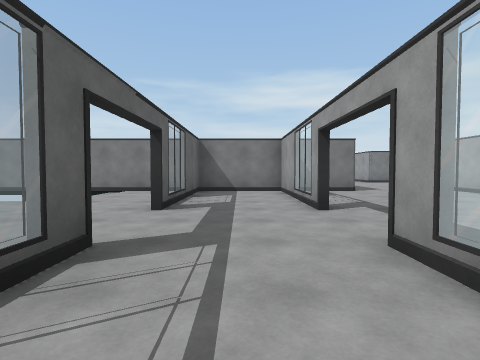
View 1 (above)

22 first-person views from a walk through a scene from a Unity 3-D project. The camera is 1.2 m above the floor, tilts 2° down and sees 80° across. The floor is counted in squares, 2 m on a side. Each view is taken from the middle of a square. On the plan, view 1 faces up. The plan holds only what a view shows up to about 9 squares ahead; the rest is blank. The place goes on beyond the plan. The player is left out. Door leaves are left out, so doorways stand open. Some surface patterns are stand-ins.

View 2
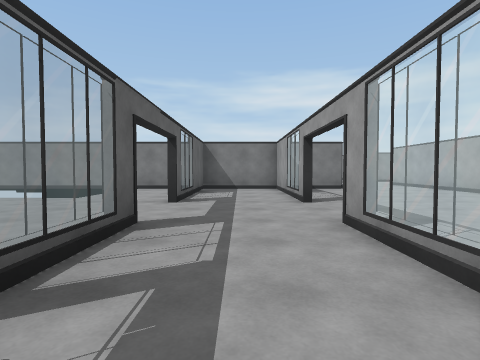

View 3
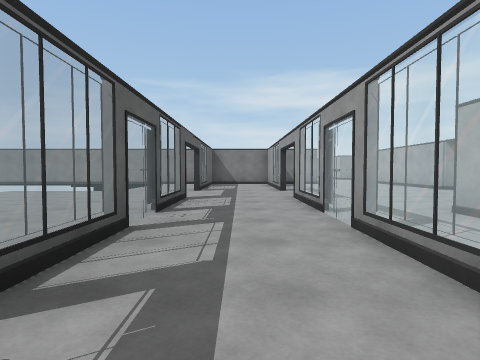

View 4
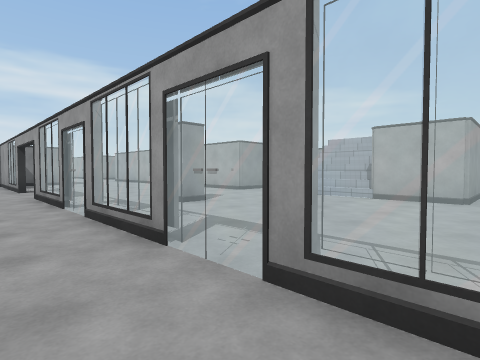

View 5
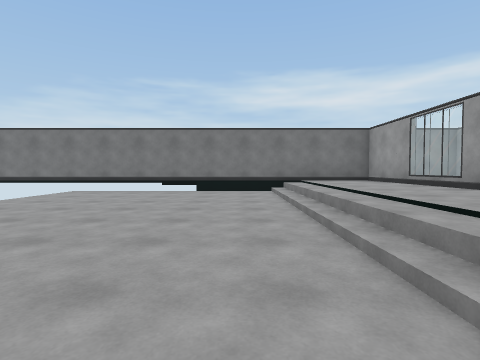

View 6
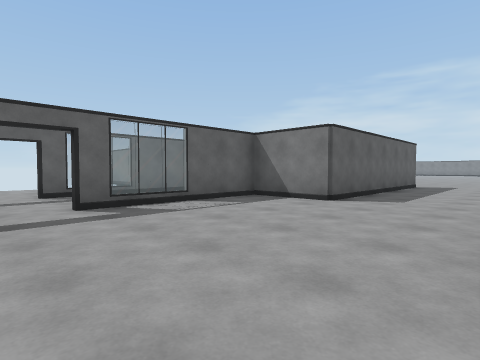

View 7
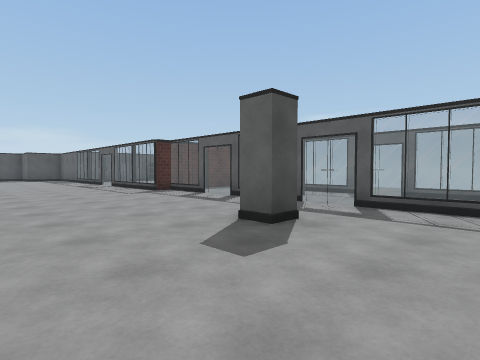

View 8
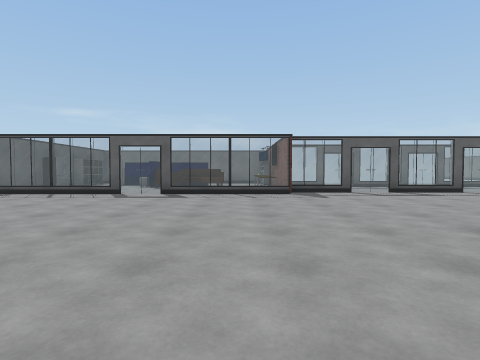

View 9
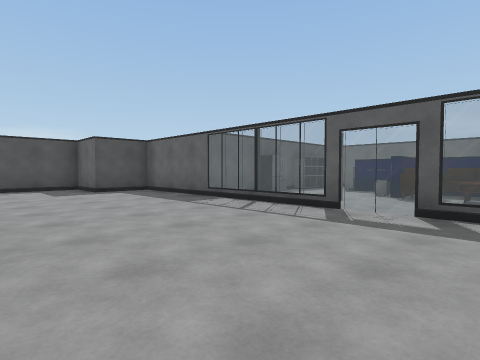

View 10
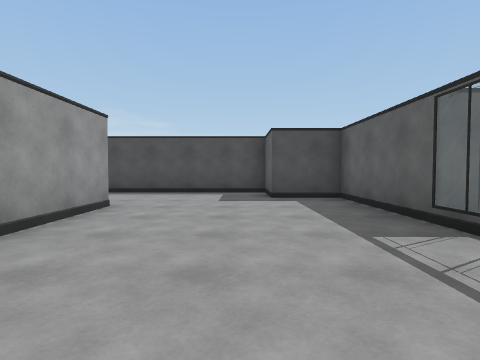

View 11
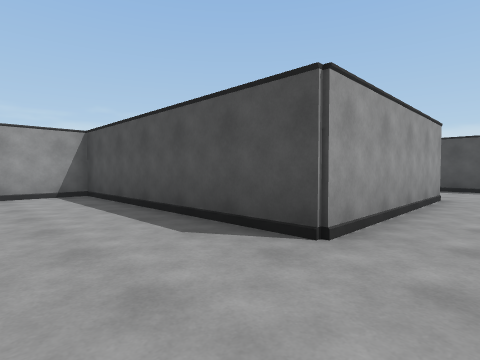

View 12
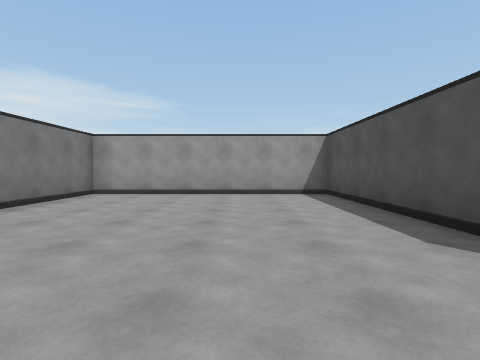

View 13
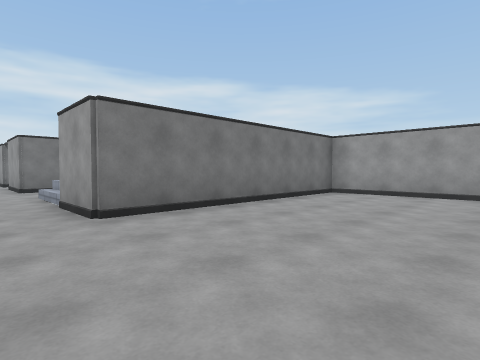

View 14
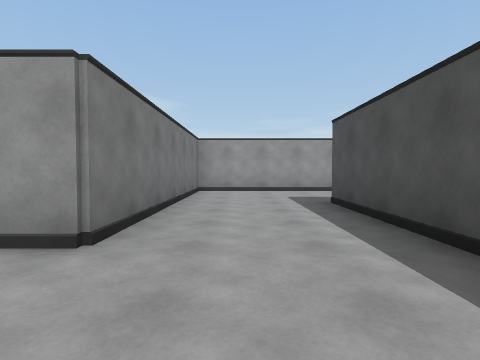

View 15
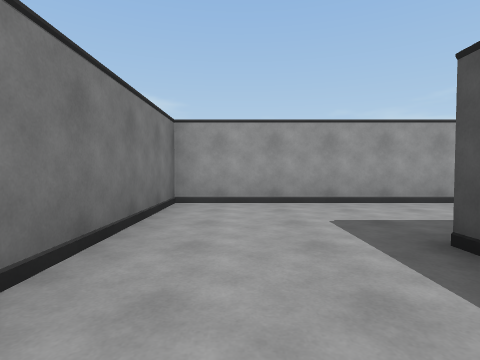

View 16
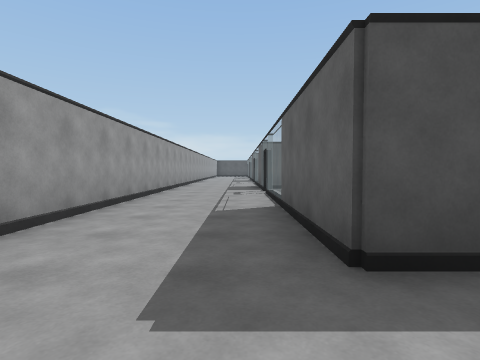

View 17
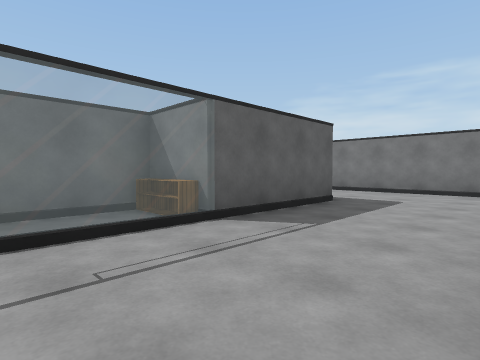

View 18
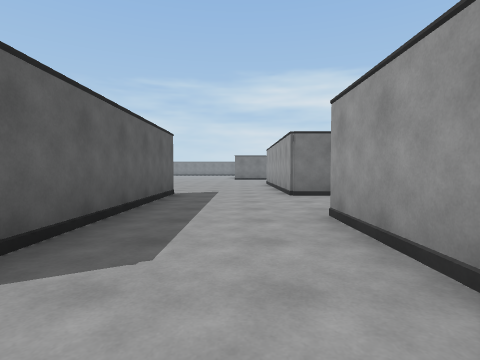

View 19
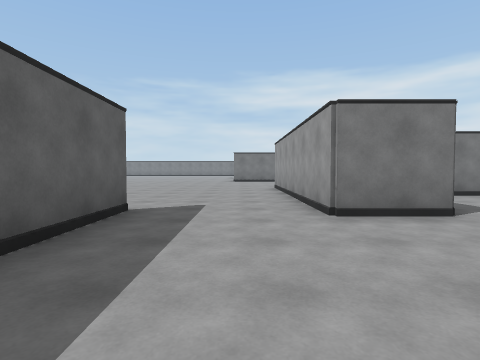

View 20
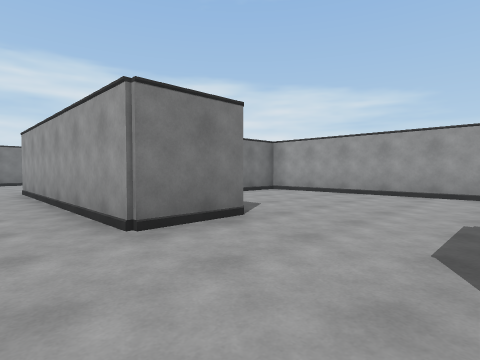

View 21
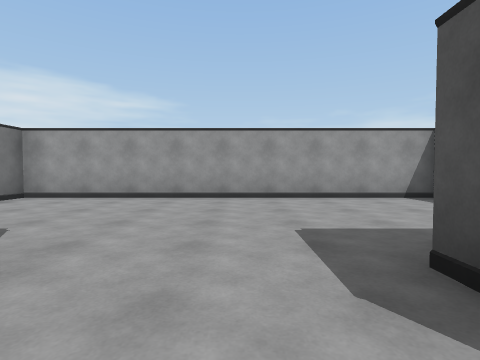

View 22
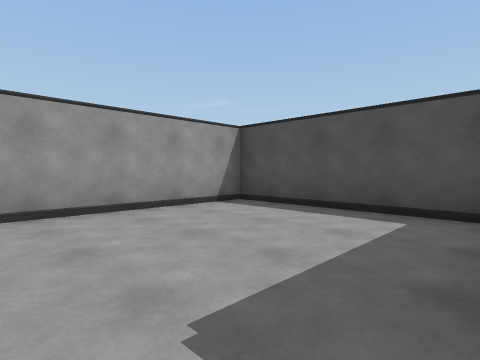

### Floor plan
Key: @ floor where view 1 was taken; # wall or solid block; . main floor; - floor 0.5 m lower than the main floor; / step, stairs or slope; D open door; = window, fence, low wall or low ledge; P pillar; F fridge; S sofa; T table; C cabinet; H shelf; O other object.
Columns run from 12 left of view 1 to 13 right of it. Each row starts with its distance up from view 1.
 17                ....#  ####
 16                ....# ....#
 15                ....# ....#
 14                #...#.....#
 13                #.........#
 12                #.........#
 11                #.........#
 10                #...#.....#
  9                #...#.....#
  8 ################...#.....#
  7    -----/..#.#.....#######
  6    -----/..=.=.....#
  5    -----/..=.=.....#
  4    -----/..D.D.....
  3     ----/..D.D.....#
  2      ---/..#.#.....#
  1       --/..=.=......
  0        -/..=@=.P...
 -1          ..=.=.....//
 -2           .=.=.....//
 -3            =.=.....#=
 -4             .=.....#######
 -5             .=...........#
 -6            OOO...........#
 -7              =...........#
 -8           STT=...........#
 -9           STS=...........#
-10            SS#...........#
-11           #..=.....#######
-12           C..=.....#
-13           C#F=.....#
-14              #.....#######
-15              #...........#
-16              #...........#
-17              ###.........#
-18                #######...#
-19                      #...#
-20                      #...#
-21                     HH...#
-22                     #=...#
-23                     DD...#

Where each view was taken, in squares from view 1:
view 1: 0 up, 0 right, facing up
view 2: 1 down, 0 right, facing up
view 3: 4 down, 0 right, facing up
view 4: 5 down, 0 right, facing up-right
view 5: 0 up, 5 left, facing up
view 6: 3 up, 6 right, facing up-left
view 7: 2 up, 6 right, facing down-left
view 8: 7 down, 9 right, facing left
view 9: 8 down, 6 right, facing down-left
view 10: 10 down, 4 right, facing down
view 11: 8 down, 5 right, facing down-right
view 12: 8 down, 5 right, facing right
view 13: 8 down, 5 right, facing up-right
view 14: 16 down, 4 right, facing right
view 15: 16 down, 7 right, facing right
view 16: 16 down, 10 right, facing down
view 17: 23 down, 12 right, facing up-left
view 18: 7 up, 5 right, facing up
view 19: 10 up, 5 right, facing up
view 20: 11 up, 5 right, facing up-right
view 21: 12 up, 6 right, facing right
view 22: 12 up, 8 right, facing down-right
